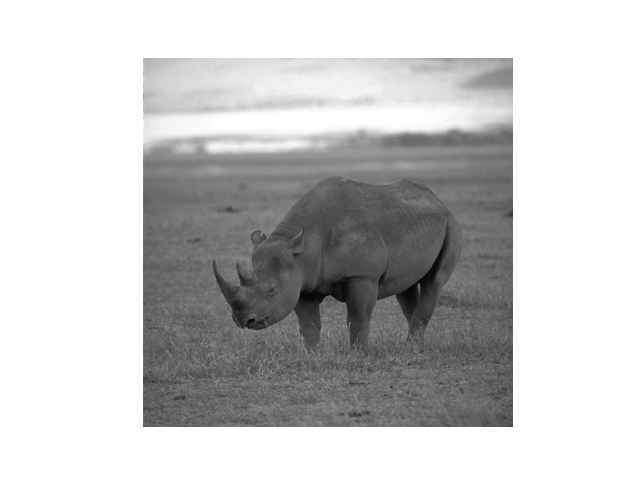
#> input picture original_images/images/rino.png, 640 x 480 px, given in place of rino.pgm, which was not available
$ jupyter execute --allow-errors testing_the_code.ipynb   (older library calls are emulated)   (text cells are left out)
#> lines starting #> are read from the running program, lines starting #| are printed output that depends on the picture; pictures that were not available may be replaced by others from this repository, and a replacement may not be noted
[cell 1]
import cv2
import numpy as np
from matplotlib import pyplot as plt

[cell 2]
import numpy as np
from scipy.ndimage import convolve

# [31 lines left out: functions scale_dependent_gradient, gaussian_derivative_kernels, not called in this run]

[cell 3]
def gradient_magnitude(gray_image, sigma=1.0):
    # Apply Gaussian smoothing
    blurred_image = cv2.GaussianBlur(gray_image, (0, 0), sigmaX=sigma)

    # Compute the x and y gradients using the Sobel operators
    gradient_x = cv2.Sobel(blurred_image, cv2.CV_64F, 1, 0, ksize=3)
    gradient_y = cv2.Sobel(blurred_image, cv2.CV_64F, 0, 1, ksize=3)

    # Compute the gradient magnitude
    gradient_magnitude = np.sqrt(gradient_x**2 + gradient_y**2)

    # Normalize to [0, 1]
    gradient_magnitude /= np.max(gradient_magnitude)

    return gradient_magnitude

[cell 4]
def create_gaborfilter():
    # This function is designed to produce a set of GaborFilters
    # an even distribution of theta values equally distributed amongst pi rad / 180 degree

    filters = []
    num_filters = 55
    ksize = 15  # The local area to evaluate
    sigma = 1.0  # Larger Values produce more edges
    lambd = 10.0
    gamma = 0.5
    psi = 0  # Offset value - lower generates cleaner results
    for theta in np.arange(0, np.pi, np.pi / num_filters):  # Theta is the orientation for edge detection
        kern = cv2.getGaborKernel((ksize, ksize), sigma, theta, lambd, gamma, psi, ktype=cv2.CV_64F)
        kern /= 1.0 * kern.sum()  # Brightness normalization
        filters.append(kern)
    return filters


def apply_filter(img, filters):
# This general function is designed to apply filters to our image

    # First create a numpy array the same size as our input image
    newimage = np.zeros_like(img)

    # Starting with a blank image, we loop through the images and apply our Gabor Filter
    # On each iteration, we take the highest value (super impose), until we have the max value across all filters
    # The final image is returned
    depth = -1 # remain depth same as original image

    for kern in filters:  # Loop through the kernels in our GaborFilter
        image_filter = cv2.filter2D(img, depth, kern)  #Apply filter to image

        # Using Numpy.maximum to compare our filter and cumulative image, taking the higher value (max)
        np.maximum(newimage, image_filter, newimage)
    return newimage

[cell 5]
import cv2
import matplotlib.pyplot as plt

# Read the image
image = cv2.imread('database/images/rino.pgm', cv2.IMREAD_UNCHANGED)
#> image is the input picture: shape (480, 640, 4); mean B, G, R, A 199.1, 199.1, 199.1, 255

if image is None:
    print("Error: Unable to read the image.")
else:
    # Convert to float
    image = image.astype(float)

    # Normalize the image values to be between 0 and 1
    image_normalized = (image - image.min()) / (image.max() - image.min())

    # Display the normalized image
    plt.imshow(image_normalized, cmap='gray')
    plt.title('Normalized Image')
    plt.show()

[cell 6]
## adding noise to the image

noise = np.random.normal(0, 1, image_normalized.shape)
image_noisy = (1-0.05)*image_normalized + 0.05*noise
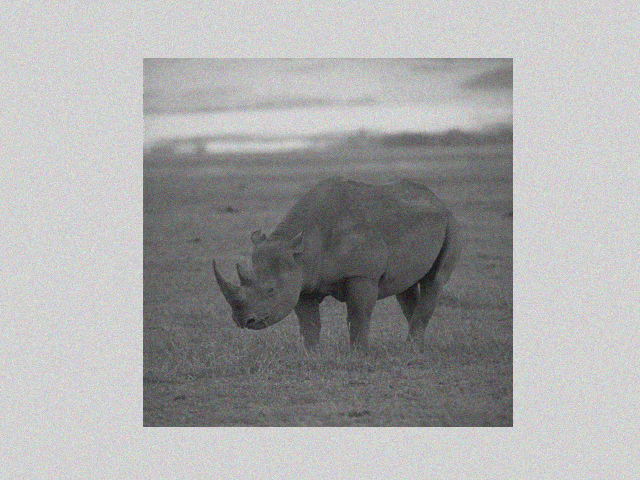
#> image_noisy: shape (480, 640, 4) float64; mean B, G, R, A 0.739, 0.74, 0.739, 0.95; drawn with min black and max white

plt.imshow(image_noisy, cmap='gray')
plt.title('Magnitude du Gradient M_sigma')
plt.show()
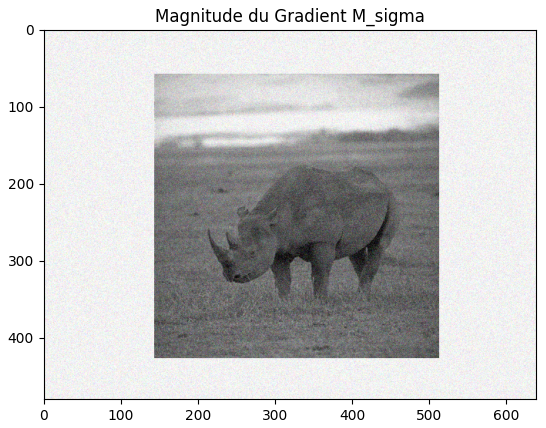
#> figure drawn by matplotlib, 1 panel; B, G, R data is drawn as R, G, B

[cell 7]
# We create our gabor filters, and then apply them to our image
gfilters = create_gaborfilter()
image_g = apply_filter(image_normalized, gfilters)

# Afficher le gradient
plt.imshow(image_g, cmap='gray')
plt.title('image gabor')
plt.show()

[cell 8]
# Partie 1 : Echelle unique et inhibition
# Calcul du Gradient avec un Noyau Gaussien
# paramètre
sigma = 1

M_sigma = gradient_magnitude(image_normalized, sigma)
#> in gradient_magnitude, `gradient_x = cv2.Sobel(blurred_image, cv2.CV_64F, 1, 0, ksize=3)`:
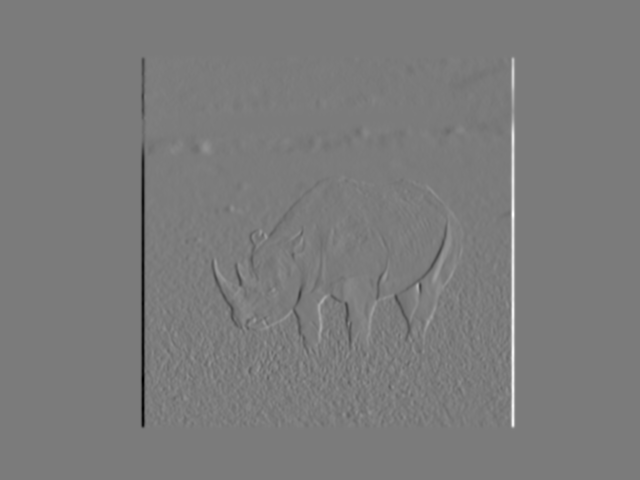
#> gradient_x: shape (480, 640, 4) float64; mean B, G, R, A -3.84e-19, -3.84e-19, -3.84e-19, 0; drawn with min black and max white
#> in gradient_magnitude, `gradient_y = cv2.Sobel(blurred_image, cv2.CV_64F, 0, 1, ksize=3)`:
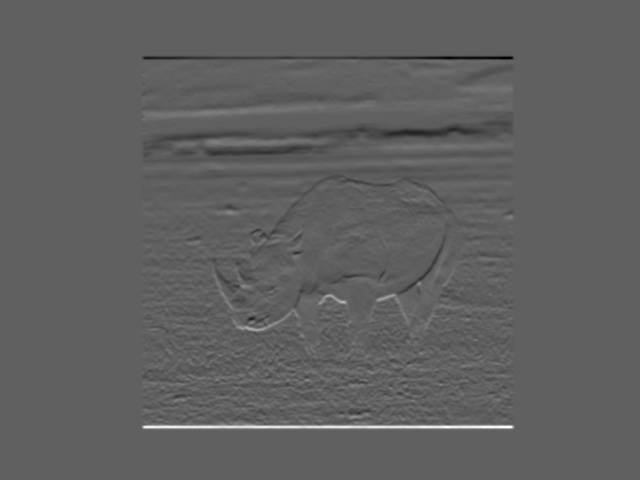
#> gradient_y: shape (480, 640, 4) float64; mean B, G, R, A -6.61e-17, -6.61e-17, -6.61e-17, 0; drawn with min black and max white
#> in gradient_magnitude, `gradient_magnitude = np.sqrt(gradient_x**2 + gradient_y**2)`:
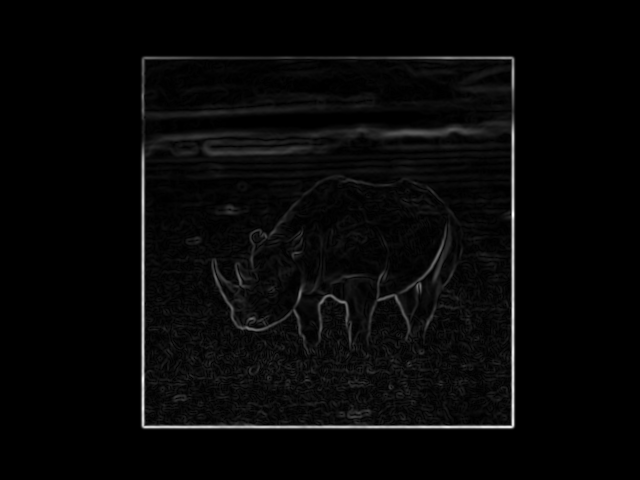
#> gradient_magnitude: shape (480, 640, 4) float64; mean B, G, R, A 0.0572, 0.0572, 0.0572, 0; drawn with min black and max white

# Afficher le gradient
plt.imshow(M_sigma, cmap='gray')
plt.title('Magnitude du Gradient M_sigma')
plt.show()

[cell 9]
def difference_of_gaussians(sigma):
    # Taille du noyau (un multiple de sigma)
#> called with sigma = 1
    sz = int(np.ceil(sigma * 3) * 2 + 1)
#> sz = 7

    # Création de la grille de coordonnées
    X, Y = np.meshgrid(np.arange(-sz/2, sz/2 + 1), np.arange(-sz/2, sz/2 + 1))

    # Calcul des deux gaussiennes
    G1 = np.exp(-(X**2 + Y**2) / (2 * (sigma * 4)**2))
    G2 = np.exp(-(X**2 + Y**2) / (2 * sigma**2))

    # Difference of Gaussians
    dog = np.maximum(G1 / (2 * np.pi * (sigma * 4)**2) - G2 / (2 * np.pi * sigma**2), 0)

    return dog

def normalization_term(sigma):
    # Calcul du DoG
    dog = difference_of_gaussians(sigma)

    # Calcul du terme de normalisation
    w_sigma = dog / np.sum(dog**2)

    return w_sigma

def suppression_term(M_sigma, sigma):
    # Calcul du DoG
    w_sigma = normalization_term(sigma)

    # Convolution du DoG avec la magnitude du gradient
    t_sigma = convolve(M_sigma, w_sigma, mode='nearest')

    return t_sigma

def contour_inhibition(M_sigma, sigma, alpha):
    # Calcul du terme de suppression
    t_sigma = suppression_term(M_sigma, sigma)

    # Supprimer les valeurs négatives
    t_sigma = np.maximum(t_sigma, 0)

    # Inhibition de contour
    c_sigma = M_sigma - alpha * t_sigma

    # Supprimer les valeurs négatives
    c_sigma = np.maximum(c_sigma, 0)

    return c_sigma

[cell 10]
# paramètre
alpha = 0.001


#> (the rest of this cell did not finish here and is left out)

#> (a cell that did not finish here is left out)

[cell 12]
import numpy as np
from scipy.ndimage import gaussian_filter1d
import numpy as np
import cv2
from scipy.signal import find_peaks
from scipy.ndimage import gaussian_filter

# [107 lines left out: functions doubleRosinThr, getMaxDist, not called in this run]

[cell 13]
# [25 lines left out: function get_neighbors, not called in this run]

[cell 14]
from skimage import img_as_float

# [64 lines left out: functions find_neighbors, supp_non_max, seuil_hyst, not called in this run]

#> (a cell that did not finish here is left out)

#> (a cell that did not finish here is left out)

[cell 17]
def SingleScaleContourDetector(image , sigma , alpha):
    # Calcul du Gradient avec un Noyau Gaussien
    M_sigma = gradient_magnitude(image, sigma)
#> call 2 of gradient_magnitude, with sigma = 1
#> in gradient_magnitude (call 2), `gradient_magnitude = np.sqrt(gradient_x**2 + gradient_y**2)`:
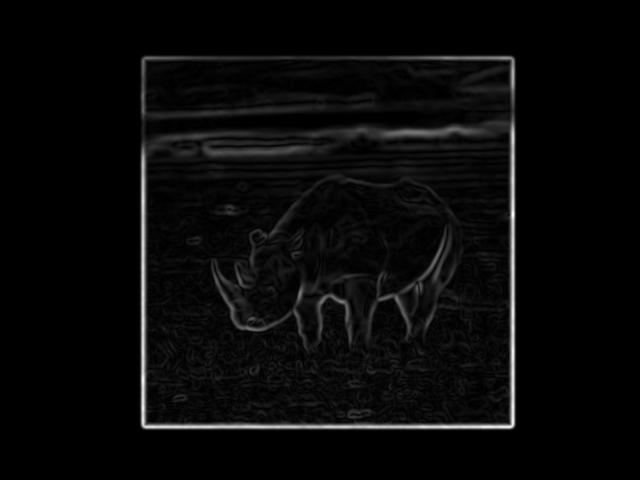
#> gradient_magnitude: shape (480, 640, 4) float64; mean B, G, R, A 0.0466, 0.0466, 0.0466, 1.52e-16; drawn with min black and max white
    # Afficher le résultat final

    c_sigma = contour_inhibition(M_sigma, sigma, alpha)


    ## normalise image

    c_sigma_normal = (c_sigma- c_sigma.min()) / (c_sigma.max() - c_sigma.min())
    # Seuillage hystérésique et suppression des non-maxima
    # Afficher le résultat final
    c_non_max  = supp_non_max(c_sigma)

    print('--------')
    print(s[0]
          )
    print(s[1])

    SSCD = seuil_hyst(c_sigma_normal)

    return SSCD

#> (a cell that did not finish here is left out)

[cell 19]
# [10 lines left out: function dilat_morph, not called in this run]

[cell 20]
import numpy as np
from scipy.ndimage import binary_dilation
from skimage.morphology import disk

def doubling_and_ticking_operator(binary_map):
    """
    Apply the Doubling and Ticking Operator (DTO) to a binary map.

    Parameters:
    - binary_map: A 2D numpy array representing the binary map.

    Returns:
    - dto_result: The result of applying the DTO to the binary map.
    """

    # Step 1: Doubling - create a new binary map with doubled coordinates for nonzero pixels
    doubled_map = np.zeros((binary_map.shape[0] * 2, binary_map.shape[1] * 2), dtype=np.uint8)
    doubled_map[::2, ::2] = binary_map

    print(doubled_map)

    # Step 2: Ticking - substitute each nonzero pixel in the doubled map with a disk of radius 3 pixels
    structuring_element = disk(3)  # Create a disk structuring element with radius 3
    dto_result = binary_dilation(doubled_map, structure=structuring_element).astype(np.uint8)

    return dto_result

[cell 21]
def decim_im(image, N):
    im_decimee = cv2.resize(image, None, fx=1/2**(N-1), fy=1/2**(N-1), interpolation=cv2.INTER_CUBIC).astype(np.float32)
    return im_decimee

[cell 22]
import cv2
import numpy as np
from matplotlib import pyplot as plt

# Détection des Contours à l'Échelle Originale avec Canny sigma = 1 et 2
# Seuils à ajuster en fonction de l'image qu'on met en entrée

alpha = 0.00000000000000000000009

# Canny edge detection for sigma = 1
#> (the rest of this cell did not finish here and is left out)

# Canny edge detection for sigma = 2
k = 2
b2_decimated = decim_im(image_normalized, k)

b2 = SingleScaleContourDetector(b2_decimated, 1.3 , alpha )

# Afficher les résultats
plt.imshow(b1, cmap='gray')
plt.title('b1')
plt.show()


plt.imshow(b2_decimated , cmap='gray')
plt.title('b2_decimated')
plt.show()


plt.imshow(b2 , cmap='gray')
plt.title('b2-decimated edge')
plt.show()

dto2 =doubling_and_ticking_operator(b2)

# Affichage du DTO
plt.imshow(dto2, cmap='gray')
plt.title('DTO')
plt.show()


# Convert b1 to the same data type as dto
b1 = b1.astype(np.uint8)

# Superposition visuelle de b1 et DTO
superposition_visuelle = cv2.bitwise_or(b1 , dto2)

plt.imshow(superposition_visuelle, cmap='gray')
plt.title('Superposition Visuelle de b1 et DTO')
plt.show()

# Opération logique AND entre b1 et DTO
b1_and_dto = cv2.bitwise_and(b1, dto2)
combined_image = np.where(b1 == 0, dto2, b1)

plt.imshow(b1_and_dto, cmap='gray')
plt.title('b1 AND DTO')
plt.show()

plt.imshow(combined_image, cmap='gray')
plt.title('b1 filled by dto')
plt.show()

#> (a cell that did not finish here is left out)

[cell 24]
# Paramètres
N = 6  # Nombre d'échelles
alpha =0.005

# Tableau de matrices et calcul des images à plusieurs échelles
images_decimees = [None] * N
images_decimees[0] = image_normalized

for n in range(2, N + 1):
    images_decimees[n-1] = decim_im(image_normalized,  n)
#> this loop made 5 passes
#> pass 3, in decim_im (call 3), `im_decimee = cv2.resize(image, None, fx=1/2**(N-1), fy=1/2**(N-1), int..`:
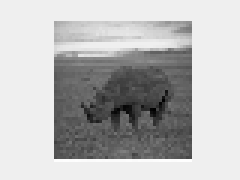
#> im_decimee: shape (60, 80, 4) float32 (shown 3 times larger); mean B, G, R, A 0.781, 0.781, 0.781, 1; drawn with min black and max white
#> after the loop, images_decimees = 6 items


# Détection de contours à chaque échelle
contours_binaires = [None] * N

#> (the rest of this cell did not finish here and is left out)

[cell 25]
## testing of cv2.bitwise_and
import cv2
import numpy as np
import matplotlib.pyplot as plt

im1 = np.array([[0,0,0,0,0],[0,0,0,0,0],[0,0,1,0,0],[0,0,0,0,0],[0,0,0,0,0]])
#> im1 = [[0, 0, 0, 0, 0], [0, 0, 0, 0, 0], [0, 0, 1, 0, 0], [0, 0, 0, 0, 0], [0, 0, 0, 0, 0]]
im2 = np.array([[0,1,0],[0,1,0],[0,1,0]])
#> im2 = [[0, 1, 0], [0, 1, 0], [0, 1, 0]]


im1
#> Out has the same summary as im1

[cell 26]
print('-------------------------------')
print(im1)
#| [[0 0 0 0 0]
#|  [0 0 0 0 0]
#|  [0 0 1 0 0]
#|  [0 0 0 0 0]
#|  [0 0 0 0 0]]
plt.imshow(im1, cmap='gray')
plt.title('Résultat de la détection de contours multiscale avec inhibition du contour, étape : ' + str(n+1))
plt.show()
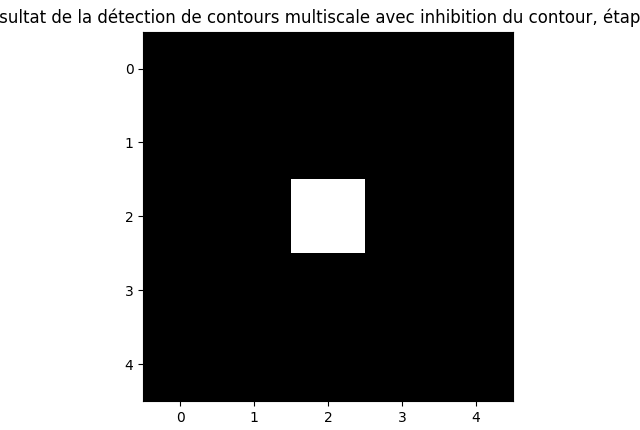
#> figure drawn by matplotlib, 1 panel

print('-------------------------------')


imd = doubling_and_ticking_operator(im1)
#| [[0 0 0 0 0 0 0 0 0 0]
#|  [0 0 0 0 0 0 0 0 0 0]
#|  [0 0 0 0 0 0 0 0 0 0]
#|  [0 0 0 0 0 0 0 0 0 0]
#|  [0 0 0 0 1 0 0 0 0 0]
#|  [0 0 0 0 0 0 0 0 0 0]
#|  [0 0 0 0 0 0 0 0 0 0]
#|  [0 0 0 0 0 0 0 0 0 0]
#|  [0 0 0 0 0 0 0 0 0 0]
#|  [0 0 0 0 0 0 0 0 0 0]]


print('-------------------------------')
print(imd)
#| [[0 0 0 0 0 0 0 0 0 0]
#|  [0 0 0 0 1 0 0 0 0 0]
#|  [0 0 1 1 1 1 1 0 0 0]
#|  [0 0 1 1 1 1 1 0 0 0]
#|  [0 1 1 1 1 1 1 1 0 0]
#|  [0 0 1 1 1 1 1 0 0 0]
#|  [0 0 1 1 1 1 1 0 0 0]
#|  [0 0 0 0 1 0 0 0 0 0]
#|  [0 0 0 0 0 0 0 0 0 0]
#|  [0 0 0 0 0 0 0 0 0 0]]
print('-------------------------------')


print('-------------------------------')
plt.imshow(imd, cmap='gray')
plt.title('Résultat de la détection de contours multiscale avec inhibition du contour, étape : ' + str(n+1))
plt.show()
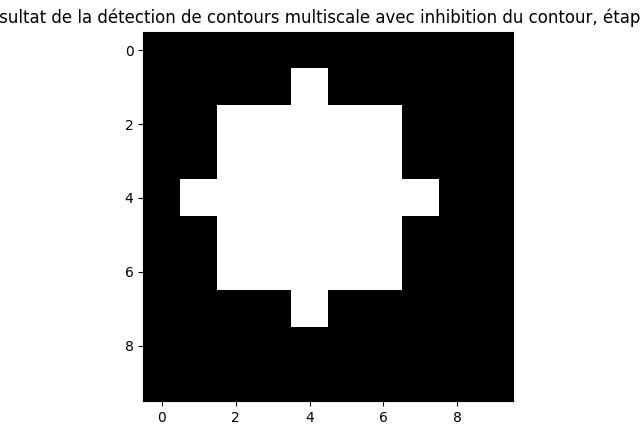
#> figure drawn by matplotlib, 1 panel
print('-------------------------------')

[cell 27]
for n in range(N-2, -1, -1):
    plt.imshow(images_decimees[n], cmap='gray')
    plt.title('image decimee  : ' + str(n+1))
    plt.show()
#> this loop made 5 passes
#> pass 1, `plt.show()`:
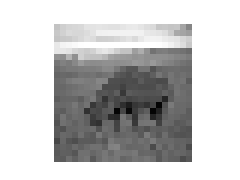
#> shown: shape (30, 40, 4) float32 (shown 6 times larger); mean R, G, B, A 0.778, 0.778, 0.778, 1

$ run again, with original_images/images/bear_4.png copied over original_images/images/rino.png
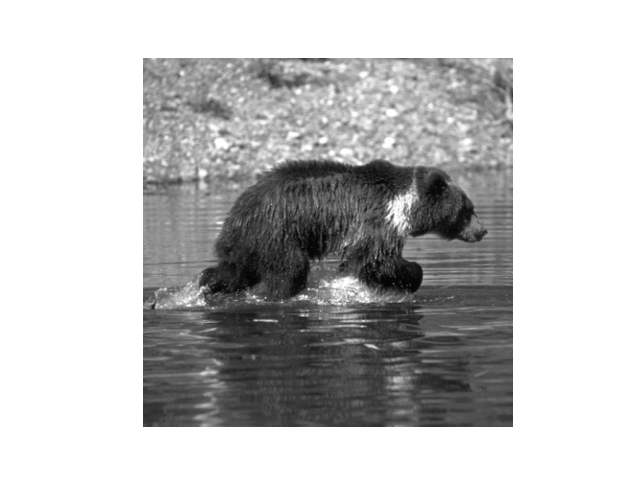
#> input picture original_images/images/bear_4.png, 640 x 480 px, given in place of rino.pgm, which was not available
#> image is the input picture: shape (480, 640, 4); mean B, G, R, A 191.3, 191.3, 191.3, 255
#> sz = 7
#> in gradient_magnitude (call 2), `gradient_magnitude = np.sqrt(gradient_x**2 + gradient_y**2)`:
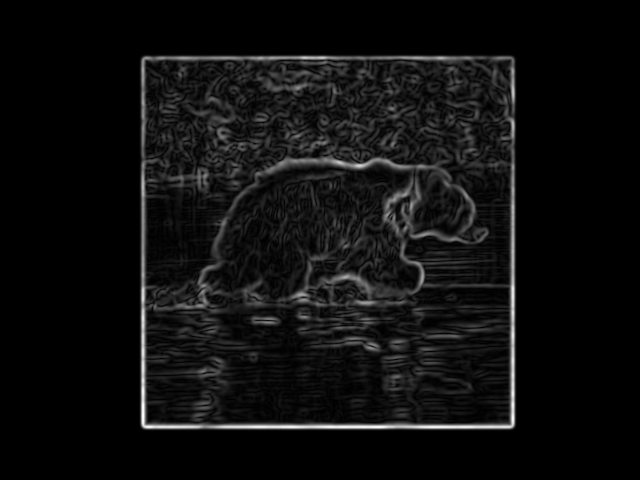
#> gradient_magnitude: shape (480, 640, 4) float64; mean B, G, R, A 0.0841, 0.0841, 0.0841, 1.52e-16; drawn with min black and max white
#> after the loop `for n in range(2, N + 1):`: images_decimees = 6 items
#> im1 = [[0, 0, 0, 0, 0], [0, 0, 0, 0, 0], [0, 0, 1, 0, 0], [0, 0, 0, 0, 0], [0, 0, 0, 0, 0]]
#> im2 = [[0, 1, 0], [0, 1, 0], [0, 1, 0]]
#> Out has the same summary as im1
#| [[0 0 0 0 0]
#|  [0 0 0 0 0]
#|  [0 0 1 0 0]
#|  [0 0 0 0 0]
#|  [0 0 0 0 0]]
#| [[0 0 0 0 0 0 0 0 0 0]
#|  [0 0 0 0 0 0 0 0 0 0]
#|  [0 0 0 0 0 0 0 0 0 0]
#|  [0 0 0 0 0 0 0 0 0 0]
#|  [0 0 0 0 1 0 0 0 0 0]
#|  [0 0 0 0 0 0 0 0 0 0]
#> (further printed lines are left out)
#| [[0 0 0 0 0 0 0 0 0 0]
#|  [0 0 0 0 1 0 0 0 0 0]
#|  [0 0 1 1 1 1 1 0 0 0]
#|  [0 0 1 1 1 1 1 0 0 0]
#|  [0 1 1 1 1 1 1 1 0 0]
#|  [0 0 1 1 1 1 1 0 0 0]
#> (further printed lines are left out)
#> the loop `for n in range(N-2, -1, -1):` made 5 passes
#> pass 1, `plt.show()`:
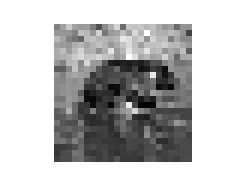
#> shown: shape (30, 40, 4) float32 (shown 6 times larger); mean R, G, B, A 0.747, 0.747, 0.747, 1

$ run again, with original_images/images/bear_5.png copied over original_images/images/rino.png
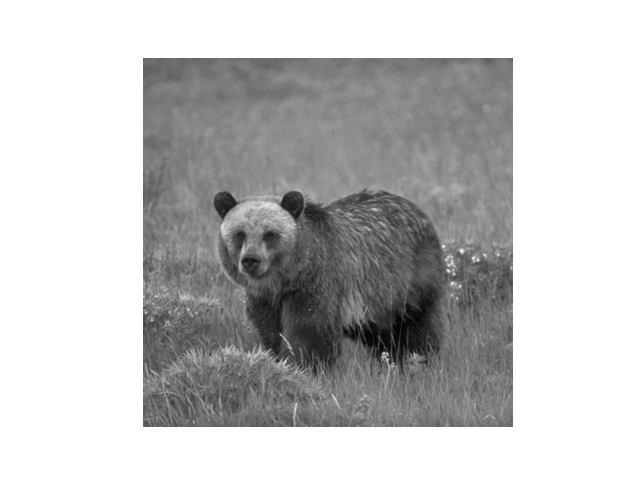
#> input picture original_images/images/bear_5.png, 640 x 480 px, given in place of rino.pgm, which was not available
#> image is the input picture: shape (480, 640, 4); mean B, G, R, A 193.1, 193.1, 193.1, 255
#> sz = 7
#> after the loop `for n in range(2, N + 1):`: images_decimees = 6 items
#> im1 = [[0, 0, 0, 0, 0], [0, 0, 0, 0, 0], [0, 0, 1, 0, 0], [0, 0, 0, 0, 0], [0, 0, 0, 0, 0]]
#> im2 = [[0, 1, 0], [0, 1, 0], [0, 1, 0]]
#> Out has the same summary as im1
#| [[0 0 0 0 0]
#|  [0 0 0 0 0]
#|  [0 0 1 0 0]
#|  [0 0 0 0 0]
#|  [0 0 0 0 0]]
#| [[0 0 0 0 0 0 0 0 0 0]
#|  [0 0 0 0 0 0 0 0 0 0]
#|  [0 0 0 0 0 0 0 0 0 0]
#|  [0 0 0 0 0 0 0 0 0 0]
#|  [0 0 0 0 1 0 0 0 0 0]
#|  [0 0 0 0 0 0 0 0 0 0]
#> (further printed lines are left out)
#| [[0 0 0 0 0 0 0 0 0 0]
#|  [0 0 0 0 1 0 0 0 0 0]
#|  [0 0 1 1 1 1 1 0 0 0]
#|  [0 0 1 1 1 1 1 0 0 0]
#|  [0 1 1 1 1 1 1 1 0 0]
#|  [0 0 1 1 1 1 1 0 0 0]
#> (further printed lines are left out)
#> the loop `for n in range(N-2, -1, -1):` made 5 passes
#> pass 1, `plt.show()`:
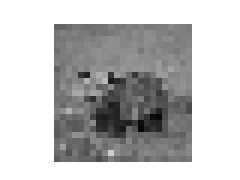
#> shown: shape (30, 40, 4) float32 (shown 6 times larger); mean R, G, B, A 0.756, 0.756, 0.756, 1
